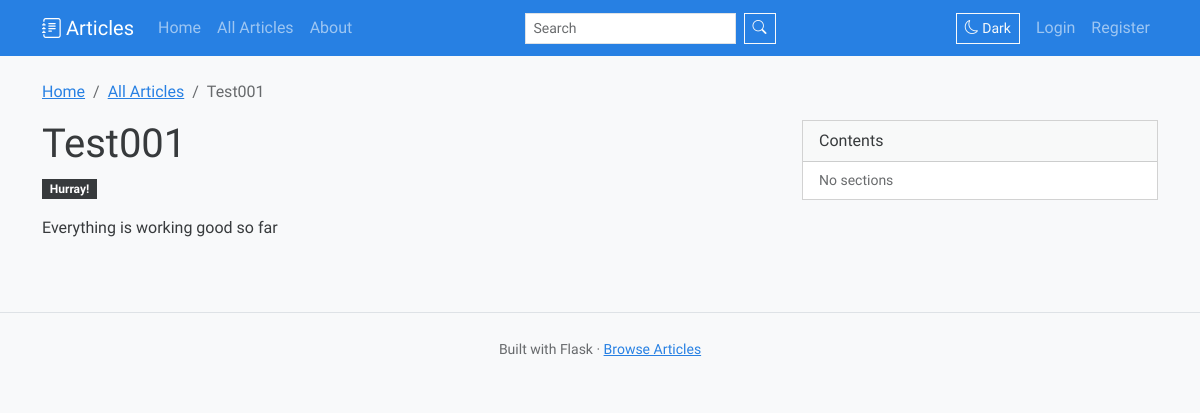
/a/test001, run on the app's committed database.
### articles_website/models.py (models this page shows)
class Article(db.Model):
    id = db.Column(db.Integer, primary_key=True)
    title = db.Column(db.String(200), nullable=False)
    body = db.Column(db.Text, nullable=False)
    tags = db.Column(db.String(255))
    slug = db.Column(db.String(255), unique=True, nullable=False)
    cover_image = db.Column(db.String(255))

### articles_website/blueprints/main.py (the view)
@bp.route("/a/<slug>")
def article_by_slug(slug):
    article = Article.query.filter_by(slug=slug).first_or_404()
    article.body_html = render_markdown_safe(article.body)
    return render_template("article_detail.html", article=article)

### articles_website/helpers.py (called while the page is built)
def render_markdown_safe(text: str) -> str:
    html = markdown.markdown(
        text or "",
        extensions=["fenced_code", CodeHiliteExtension(linenums=False)],
    )
    cleaned = bleach.clean(
        html,
        tags=_ALLOWED_TAGS,
        attributes=_ALLOWED_ATTRS,
        protocols=_ALLOWED_PROTOCOLS,
        strip=True,
    )
    return cleaned

### templates/article_detail.html (shortened to what this page needs)
{% extends "base.html" %}
{% block breadcrumbs %}
<nav aria-label="breadcrumb">
  <ol class="breadcrumb">
    <li class="breadcrumb-item"><a href="{{ url_for('main.home') }}">Home</a></li>
    <li class="breadcrumb-item"><a href="{{ url_for('main.articles') }}">All Articles</a></li>
    <li class="breadcrumb-item active" aria-current="page">{{ article.title }}</li>
  </ol>
</nav>
{% endblock %}
{% block content %}
<div class="row">
  <div class="col-lg-8">
    <article class="mb-4">
      <header class="mb-3">
        <h1 class="mb-2">{{ article.title }}</h1>
        {% if article.tags %}
          <div>
            {% for t in article.tags.split(',') %}
              <a class="badge bg-secondary text-decoration-none" href="{{ url_for('main.by_tag', tag=t.strip()) }}">{{ t.strip() }}</a>
            {% endfor %}
          </div>
        {% endif %}
      </header>
      <div class="body">{{ article.body_html|safe }}</div>
    </article>
  </div>
  <aside class="col-lg-4 d-none d-lg-block">
    <div class="sticky-top" style="top: 6rem;">
      <div class="card">
        <div class="card-header">Contents</div>
        <div class="list-group list-group-flush small" id="toc"></div>
      </div>
    </div>
  </aside>
</div>
{% endblock %}

### data on the page
Article: title "Test001", strip "Hurray!", body_html "Everything is working good so far"
